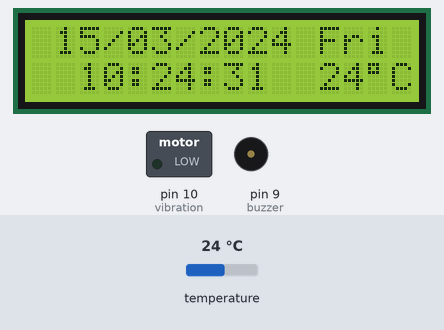
Recording of a sketch running on a simulated Arduino Uno, built with avr-gcc and run on an emulated ATmega328P. Shown: 16×2 character LCD, switched loads named in the sketch (green lamp = pin HIGH), buzzer (waves = sounding, pin HIGH). The inputs (shaded band) are chosen by the test bench; at power-on: temperature 24 °C. The local clock reads 2024-03-15 10:24:30 at power-on unless the sketch sets it.

Above: at 1.2 s.
1.3 s: temperature set to 12 °C
At 2.9 s:
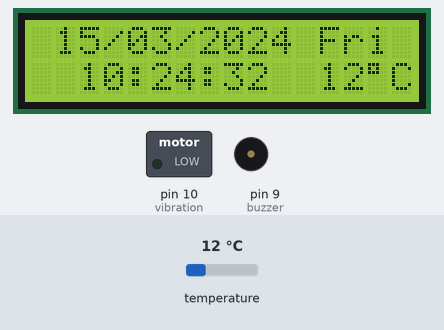
4.6 s: temperature set to 19 °C
At 6.0 s:
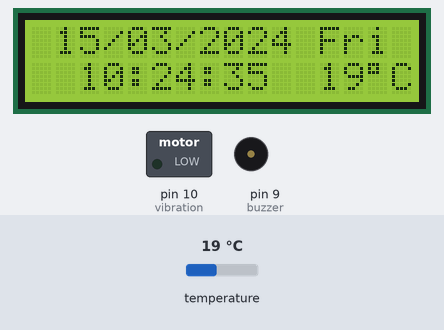
7.7 s: temperature set to 28 °C
At 8.6 s:
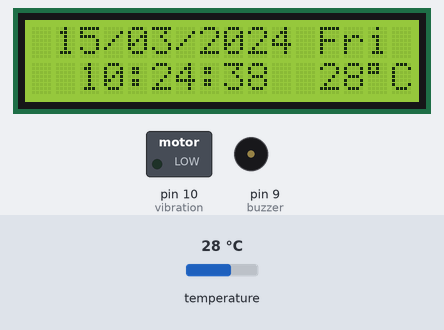
Timing chart, 0 to 10.7 s (numbered marks = the images above; inputs shaded):
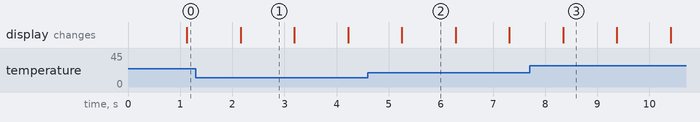

Measured:
- what the display in image 1 shows lasts 1.0 s, from 2.2 s to 3.2 s

The sketch:

DigitalAlarmClock.ino
```cpp
// (licence header left out)
#include <Wire.h>
#include <LiquidCrystal_I2C.h>      // SOURCE https://github.com/johnrickman/LiquidCrystal_I2C
#include <DS3231.h>                 // SOURCE http://www.rinkydinkelectronics.com/library.php?id=73

DS3231 rtc(SDA, SCL);

LiquidCrystal_I2C lcd(0x27,16,2);  // set the LCD address to 0x27 for a 16 chars and 2 line display

int temp;

// buzzer pin number
const int buzzer = 9;

/* Pin number for vibration motor
 *
 * COMMENT THE FOLLOWING LINE OR REMOVE IT
 * IF YOU DO NOT HAVE A VIBRATION MOTOR
 */
const int vibration = 10;


void setup()
{
  Serial.begin(9600);
  rtc.begin();                  // initialize the DS3231

  lcd.init();                   // initialize the LCD

  lcd.backlight();              // TURN THE BACKLIGHT ON

  /*
   * PRINT STATIC TEXT THAT NEVER CHANGES
   */
  lcd.setCursor(14,1);
  lcd.print((char)223);       // degree character
  lcd.setCursor(15,1);
  lcd.print("C");             // print C for celcius

  pinMode(buzzer, OUTPUT);    // Set buzzer - pin 9 as an output

  /*
   * Set pin 10 as output for vibration motor.
   *
   * COMMENT THE FOLLOWING LINE WITH A // OR REMOVE IT
   * IF YOU DO NOT HAVE A VIBRATION MOTOR
   */
  pinMode(vibration,OUTPUT);

}


void loop()
{
  // PRINT THE CURRENT DATE
  lcd.setCursor(1,0);

  /*
   * FORMAT_LONG -> print the full year
   * FORMAT_LITTLEENDIAN -> day-month-year format
   *
   * Interesting article about the little endian date format :-) https://bit.ly/2PkQSJM
   *
   * The date separator used is '/' feel free to change to '-' or something else.
   *
   */
  lcd.print(rtc.getDateStr(FORMAT_LONG,FORMAT_LITTLEENDIAN,'/'));   //

  //PRINT THE DAY OF WEEK IN SHORT FORM
  lcd.setCursor(12,0);
  lcd.print(rtc.getDOWStr(FORMAT_SHORT));

  // PRINT THE CURRENT TIME IN HH:MM:SS FORMAT
  char *currTime = rtc.getTimeStr();
  lcd.setCursor(2,1);
  lcd.print(currTime);

  // Sound the buzzer 2 times
  // if the hour has just changed
  if(currTime[3] == '0' && currTime[4] == '0' && currTime[6] == '0' && currTime[7] == '0'){

    // turn the buzzer and vibration
    // on for 250ms(1/4 second)
    digitalWrite(buzzer,HIGH);
    digitalWrite(vibration,HIGH);   // comment this line if you don't have a vibration motor
    delay(250);

    //turn off the buzzer for 250ms
    digitalWrite(buzzer,LOW);
    delay(250);

    // turn on the buzzer once again for 250ms
    digitalWrite(buzzer,HIGH);
    delay(250);

    //Finally turn off the buzzer
    //and the vibration motor
    digitalWrite(buzzer,LOW);
    digitalWrite(vibration,LOW);
  }
  else if (currTime[3] == '3' && currTime[4] == '0' && currTime[6] == '0' && currTime[7] == '0'){

    // if it is 30 minutes past the hour
    // just beep once
    digitalWrite(buzzer,HIGH);
    digitalWrite(vibration,HIGH);

    delay(500);                     //wait for 500ms

    digitalWrite(buzzer,LOW);
    digitalWrite(vibration,LOW);
  }

  // PRINT THE CURRENT TEMPERATURE in C
  lcd.setCursor(12,1);
  temp = rtc.getTemp();
  lcd.print(temp);

  // WAIT 1 SEC BEFORE REFRESHING
  delay(1000);
}
```
